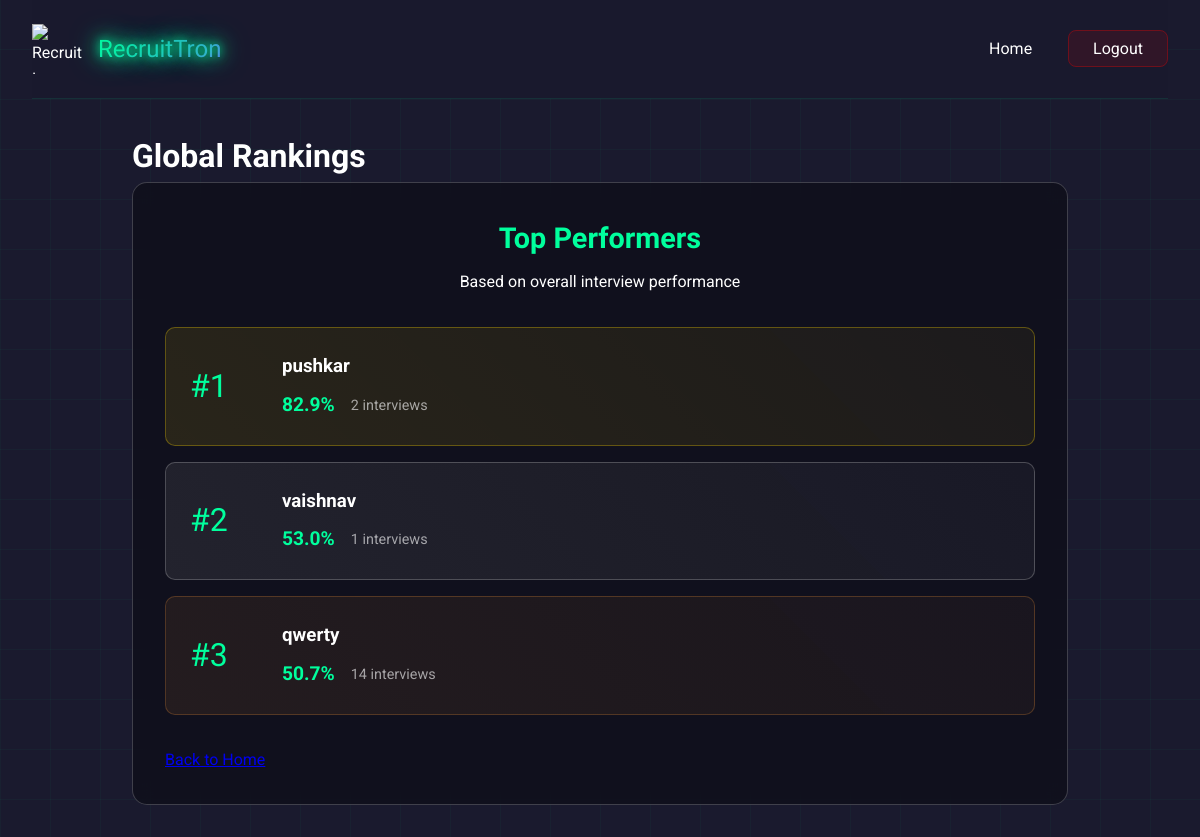
The app's page /leaderboard with its own data.
### models/user.py (models this page shows, shortened)
class User(UserMixin, db.Model):
    id = db.Column(db.Integer, primary_key=True)
    username = db.Column(db.String(80), unique=True, nullable=False)
    email = db.Column(db.String(120), unique=True, nullable=False)
    password_hash = db.Column(db.String(128))

### app.py (the view)
@app.route('/leaderboard')
def leaderboard():
    top_users = db.session.query(
        User,
        func.avg(InterviewFeedback.total_score).label('avg_score'),
        func.count(InterviewFeedback.id).label('interview_count')
    ).join(InterviewFeedback)\
    .group_by(User.id)\
    .order_by(desc('avg_score'))\
    .limit(5)\
    .all()
    leaderboard_data = [{
        'rank': idx + 1,
        'name': user.username,
        'avg_score': float("%.1f" % avg_score),
        'interviews': interview_count
    } for idx, (user, avg_score, interview_count) in enumerate(top_users)]
    return render_template('leaderboard.html', leaderboard_data=leaderboard_data)

### templates/leaderboard.html (shortened to what this page needs)
<!DOCTYPE html>
<html lang="en">
<head>
    <link rel="stylesheet" href="/static/css/style.css">
</head>
<body class="leaderboard-page">
    <div id="particles-js"></div>
    <div class="cyber-grid"></div>
    <div class="container">
        <nav class="nav-bar glass-nav">
            <div class="logo-container">
                <img src="/static/img/logo.png" alt="RecruitTron Logo" class="logo">
                <span class="logo-text neon-text">RecruitTron</span>
            </div>
            <div class="nav-links">
                <a href="/" class="nav-link">Home</a>
                <a href="/logout" class="nav-link logout-btn"><span>Logout</span></a>
            </div>
        </nav>
        <main class="leaderboard-content">
            <h1 class="cyber-glitch" data-text="Global Rankings">Global Rankings</h1>
            <div class="leaderboard-container glassmorphism">
                <div class="leaderboard-header">
                    <h2>Top Performers</h2>
                    <p>Based on overall interview performance</p>
                </div>
                <div class="leaderboard-grid">
                    {% for user in leaderboard_data %}
                    <div class="rank-card {% if user.rank == 1 %}gold{% elif user.rank == 2 %}silver{% elif user.rank == 3 %}bronze{% endif %}">
                        <div class="rank-number">#{{ user.rank }}</div>
                        <div class="user-info">
                            <h3>{{ user.name }}</h3>
                            <div class="score-badge">
                                <span class="score">{{ user.avg_score }}%</span>
                                <span class="interview-count">{{ user.interviews }} interviews</span>
                            </div>
                        </div>
                    </div>
                    {% endfor %}
                </div>
                <div class="actions">
                    <a href="/" class="cyber-button">
                    </a>
                </div>
            </div>
        </main>
    </div>
</body>
</html>

### static/css/style.css (style rules this page uses)
:root { --primary-color: #00ff9d; --secondary-color: #6c63ff; --accent-color: #ff3366; --dark-color: #1a1a2e; --light-color: #ffffff; --gradient-1: linear-gradient(135deg, #00ff9d 0%, #6c63ff 100%); --gradient-2: linear-gradient(45deg, #ff3366 0%, #6c63ff 100%); }
* { margin: 0; padding: 0; box-sizing: border-box; }
body { font-family: 'Roboto', sans-serif; background: var(--dark-color); color: var(--light-color); line-height: 1.6; overflow-x: hidden; cursor: default; }
#particles-js { position: fixed; top: 0; left: 0; width: 100%; height: 100%; z-index: -1; }
.container { max-width: 1200px; margin: 0 auto; padding: 0 2rem; }
.nav-bar { display: flex; justify-content: space-between; align-items: center; padding: 1.5rem 0; }
.logo-container { display: flex; align-items: center; gap: 1rem; }
.logo { width: 50px; height: 50px; }
.logo-text { font-family: 'Orbitron', sans-serif; font-size: 1.5rem; background: var(--gradient-1); -webkit-background-clip: text; -webkit-text-fill-color: transparent; }
.nav-links a { color: var(--light-color); text-decoration: none; margin-left: 2rem; transition: color 0.3s ease; }
.neon-text { color: #fff; text-shadow: 0 0 10px var(--primary-color), 0 0 20px var(--primary-color), 0 0 30px var(--primary-color); }
.glassmorphism { background: rgba(255, 255, 255, 0.1); backdrop-filter: blur(10px); border-radius: 20px; border: 1px solid rgba(255, 255, 255, 0.2); padding: 2rem; transition: transform 0.3s ease; }
.cyber-grid { position: fixed; top: 0; left: 0; width: 100%; height: 100%; background: linear-gradient(90deg, rgba(0, 255, 157, 0.03) 1px, transparent 1px) 0 0 / 50px 50px, linear-gradient(0deg, rgba(0, 255, 157, 0.03) 1px, transparent 1px) 0 0 / 50px 50px; pointer-events: none; animation: gridMove 20s linear infinite; }
.glass-nav { background: rgba(26, 26, 46, 0.8); backdrop-filter: blur(10px); border-bottom: 1px solid rgba(0, 255, 157, 0.1); }
.logout-btn { background: rgba(255, 0, 0, 0.1); border: 1px solid rgba(255, 0, 0, 0.3); padding: 0.5rem 1.5rem; border-radius: 8px; transition: all 0.3s ease; }
.leaderboard-content { max-width: 1000px; margin: 0 auto; padding: 2rem; }
.leaderboard-container { padding: 2rem; border-radius: 15px; background: rgba(13, 13, 23, 0.7); backdrop-filter: blur(10px); }
.leaderboard-header { text-align: center; margin-bottom: 2rem; }
.leaderboard-header h2 { color: var(--primary-color); font-family: 'Orbitron', sans-serif; font-size: 1.8rem; margin-bottom: 0.5rem; }
.leaderboard-grid { display: grid; gap: 1rem; margin-bottom: 2rem; }
.rank-card { display: flex; align-items: center; padding: 1.5rem; background: rgba(255, 255, 255, 0.05); border-radius: 10px; transition: transform 0.3s ease; }
.rank-card.gold { background: linear-gradient(45deg, rgba(255, 215, 0, 0.1), rgba(255, 215, 0, 0.05)); border: 1px solid rgba(255, 215, 0, 0.3); }
.rank-card.silver { background: linear-gradient(45deg, rgba(192, 192, 192, 0.1), rgba(192, 192, 192, 0.05)); border: 1px solid rgba(192, 192, 192, 0.3); }
.rank-card.bronze { background: linear-gradient(45deg, rgba(205, 127, 50, 0.1), rgba(205, 127, 50, 0.05)); border: 1px solid rgba(205, 127, 50, 0.3); }
.rank-number { font-size: 2rem; font-family: 'Orbitron', sans-serif; color: var(--primary-color); margin-right: 2rem; min-width: 60px; }
.user-info { flex-grow: 1; }
.user-info h3 { color: #fff; margin-bottom: 0.5rem; }
.score-badge { display: flex; align-items: center; gap: 1rem; }
.score { color: var(--primary-color); font-size: 1.2rem; font-weight: bold; }
.interview-count { color: rgba(255, 255, 255, 0.6); font-size: 0.9rem; }

### records on screen
User: rank "1", name "pushkar", avg_score "82.9", interviews "2"
User: rank "2", name "vaishnav", avg_score "53.0", interviews "1"
User: rank "3", name "qwerty", avg_score "50.7", interviews "14"
